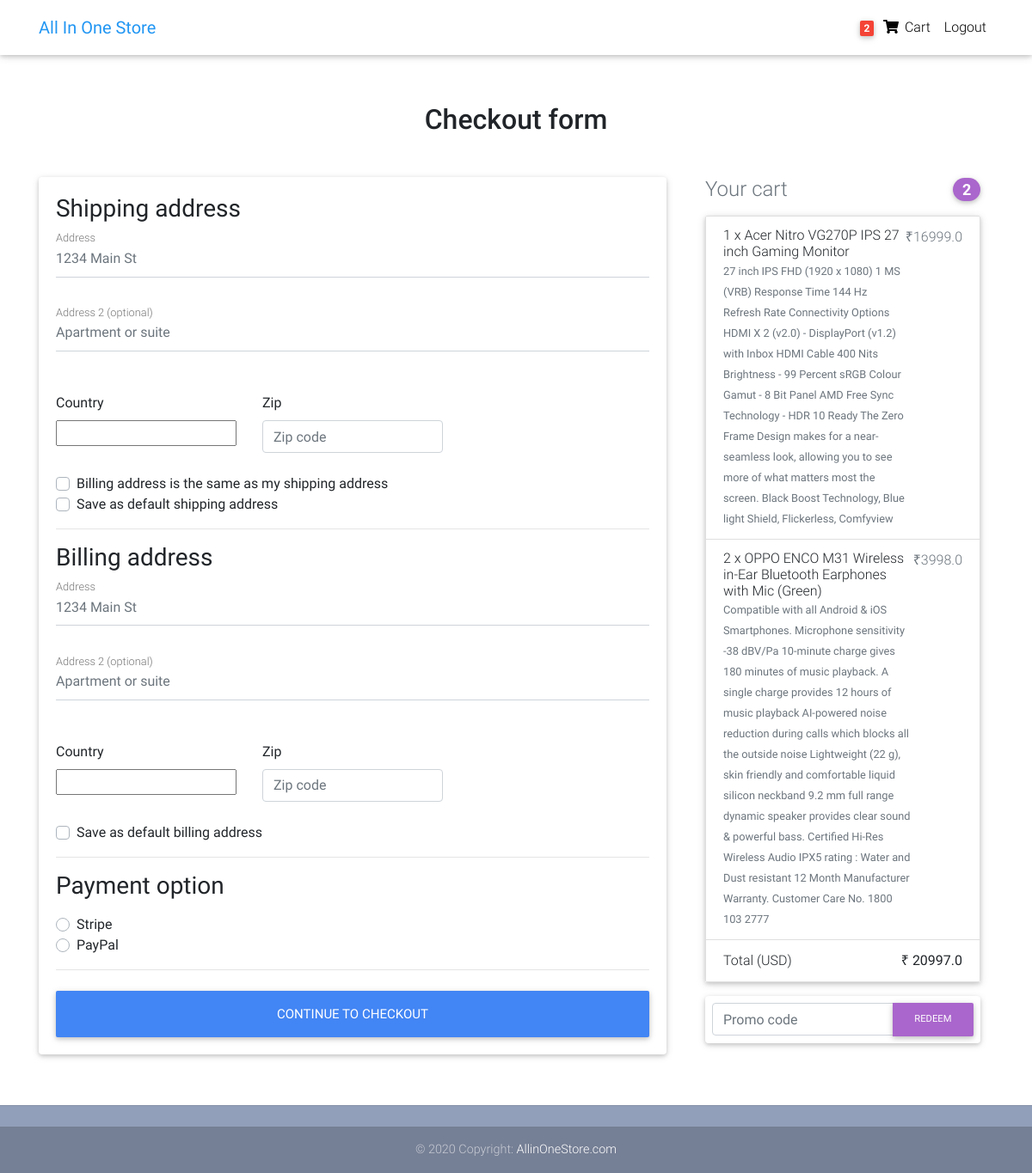
The page /checkout/ (signed in) on the database its author committed.
### core/models.py (models this page shows, shortened)
class Order(models.Model):
    user = models.ForeignKey(settings.AUTH_USER_MODEL,
                             on_delete=models.CASCADE)
    ref_code = models.CharField(max_length=20, blank=True, null=True)
    items = models.ManyToManyField(OrderItem)
    start_date = models.DateTimeField(auto_now_add=True)
    ordered_date = models.DateTimeField()
    ordered = models.BooleanField(default=False)
    shipping_address = models.ForeignKey(
        'Address', related_name='shipping_address', on_delete=models.SET_NULL, blank=True, null=True)
    billing_address = models.ForeignKey(
        'Address', related_name='billing_address', on_delete=models.SET_NULL, blank=True, null=True)
    payment = models.ForeignKey(
        'Payment', on_delete=models.SET_NULL, blank=True, null=True)
    coupon = models.ForeignKey(
        'Coupon', on_delete=models.SET_NULL, blank=True, null=True)
    being_delivered = models.BooleanField(default=False)
    received = models.BooleanField(default=False)
    refund_requested = models.BooleanField(default=False)
    refund_granted = models.BooleanField(default=False)
    '''
    1. Item added to cart
    2. Adding a billing address
    (Failed checkout)
    3. Payment
    (Preprocessing, processing, packaging etc.)
    4. Being delivered
    5. Received
    6. Refunds
    '''
    def get_total(self):
        total = 0
        for order_item in self.items.all():
            total += order_item.get_final_price()
        if self.coupon:
            total -= self.coupon.amount
        return total

class OrderItem(models.Model):
    user = models.ForeignKey(settings.AUTH_USER_MODEL,
                             on_delete=models.CASCADE)
    ordered = models.BooleanField(default=False)
    item = models.ForeignKey(Item, on_delete=models.CASCADE)
    quantity = models.IntegerField(default=1)
    def get_total_discount_item_price(self):
        return self.quantity * self.item.discount_price
    def get_final_price(self):
        if self.item.discount_price:
            return self.get_total_discount_item_price()
        return self.get_total_item_price()

class Item(models.Model):
    title = models.CharField(max_length=100)
    price = models.FloatField()
    discount_price = models.FloatField(blank=True, null=True)
    category = models.CharField(choices=CATEGORY_CHOICES, max_length=2)
    label = models.CharField(choices=LABEL_CHOICES, max_length=1)
    slug = models.SlugField()
    description = models.TextField()
    image = models.CharField(max_length=100)

### core/views.py (the view, shortened to what this page needs)
# urls.py: path('checkout/', CheckoutView.as_view(), name='checkout'),
class CheckoutView(View):
    def get(self, *args, **kwargs):
        try:
            order = Order.objects.get(user=self.request.user, ordered=False)
            form = CheckoutForm()
            context = {
                'form': form,
                'couponform': CouponForm(),
                'order': order,
                'DISPLAY_COUPON_FORM': True
            }
            shipping_address_qs = Address.objects.filter(
                user=self.request.user,
                address_type='S',
                default=True
            )
            if shipping_address_qs.exists():
                context.update(
                    {'default_shipping_address': shipping_address_qs[0]})
            billing_address_qs = Address.objects.filter(
                user=self.request.user,
                address_type='B',
                default=True
            )
            if billing_address_qs.exists():
                context.update(
                    {'default_billing_address': billing_address_qs[0]})
            return render(self.request, "checkout.html", context)
        except ObjectDoesNotExist:
            messages.info(self.request, "You do not have an active order")
            return redirect("core:checkout")

### core/forms.py
class CheckoutForm(forms.Form):
    shipping_address = forms.CharField(required=False)
    shipping_address2 = forms.CharField(required=False)
    shipping_country = CountryField(blank_label='(select country)').formfield(
        required=False,
        widget=CountrySelectWidget(attrs={
            'class': 'custom-select d-block w-100',
        }))
    shipping_zip = forms.CharField(required=False)
    billing_address = forms.CharField(required=False)
    billing_address2 = forms.CharField(required=False)
    billing_country = CountryField(blank_label='(select country)').formfield(
        required=False,
        widget=CountrySelectWidget(attrs={
            'class': 'custom-select d-block w-100',
        }))
    billing_zip = forms.CharField(required=False)
    same_billing_address = forms.BooleanField(required=False)
    set_default_shipping = forms.BooleanField(required=False)
    use_default_shipping = forms.BooleanField(required=False)
    set_default_billing = forms.BooleanField(required=False)
    use_default_billing = forms.BooleanField(required=False)
    payment_option = forms.ChoiceField(
        widget=forms.RadioSelect, choices=PAYMENT_CHOICES)

class CouponForm(forms.Form):
    code = forms.CharField(widget=forms.TextInput(attrs={
        'class': 'form-control',
        'placeholder': 'Promo code',
        'aria-label': 'Recipient\'s username',
        'aria-describedby': 'basic-addon2'
    }))

### core/templatetags/cart_template_tags.py (called while the page is built)
@register.filter
def cart_item_count(user):
    if user.is_authenticated:
        qs = Order.objects.filter(user=user, ordered=False)
        if qs.exists():
            return qs[0].items.count()
    return 0

### templates/checkout.html (shortened to what this page needs)
{% extends "base.html" %}
{% load crispy_forms_tags %}
{% block content %}
  <main >
    <div class="container wow fadeIn">
      <h2 class="my-5 h2 text-center">Checkout form</h2>
      <div class="row">
        <div class="col-md-8 mb-4">
          <div class="card">
            <form method="POST" class="card-body">
              <h3>Shipping address</h3>
              <div class='hideable_shipping_form'>
                <div class="md-form mb-5">
                  <input type='text' placeholder='1234 Main St' id='shipping_address' name='shipping_address' class='form-control' />
                  <label for="shipping_address" class="">Address</label>
                </div>
                <div class="md-form mb-5">
                  <input type='text' placeholder='Apartment or suite' id='shipping_address2' name='shipping_address2' class='form-control' />
                  <label for="shipping_address2" class="">Address 2 (optional)</label>
                </div>
                <div class="row">
                  <div class="col-lg-4 col-md-12 mb-4">
                    <label for="country">Country</label>
                    {{ form.shipping_country }}
                  </div>
                  <div class="col-lg-4 col-md-6 mb-4">
                    <label for="shipping_zip">Zip</label>
                    <input type='text' placeholder='Zip code' id='shipping_zip' name='shipping_zip' class='form-control' />
                  </div>
                </div>
                <div class="custom-control custom-checkbox">
                  <label class="custom-control-label" for="same_billing_address">Billing address is the same as my shipping address</label>
                </div>
                <div class="custom-control custom-checkbox">
                  <label class="custom-control-label" for="set_default_shipping">Save as default shipping address</label>
                </div>
              </div>
              <hr>
              <h3>Billing address</h3>
              <div class='hideable_billing_form'>
                <div class="md-form mb-5">
                  <input type='text' placeholder='1234 Main St' id='billing_address' name='billing_address' class='form-control' />
                  <label for="billing_address" class="">Address</label>
                </div>
                <div class="md-form mb-5">
                  <input type='text' placeholder='Apartment or suite' id='billing_address2' name='billing_address2' class='form-control' />
                  <label for="billing_address2" class="">Address 2 (optional)</label>
                </div>
                <div class="row">
                  <div class="col-lg-4 col-md-12 mb-4">
                    <label for="country">Country</label>
                    {{ form.billing_country }}
                  </div>
                  <div class="col-lg-4 col-md-6 mb-4">
                    <label for="billing_zip">Zip</label>
                    <input type='text' placeholder='Zip code' id='billing_zip' name='billing_zip' class='form-control' />
                  </div>
                </div>
                <div class="custom-control custom-checkbox">
                  <label class="custom-control-label" for="set_default_billing">Save as default billing address</label>
                </div>
              </div>
              <hr>
              <h3>Payment option</h3>
              <div class="d-block my-3">
                {% for value, name in form.fields.payment_option.choices %}
                <div class="custom-control custom-radio">
                  <label class="custom-control-label" for="{{ name }}">{{ name }}</label>
                </div>
                {% endfor %}
              </div>
              <hr class="mb-4">
              <button class="btn btn-primary btn-lg btn-block" type="submit">Continue to checkout</button>
            </form>
          </div>
        </div>
        <div class="col-md-4 mb-4">
          {% include "order_snippet.html" %}
        </div>
      </div>
    </div>
  </main>
{% endblock content %}

### templates/navbar.html (shortened to what this page needs)
{% load cart_template_tags %}
<nav class="navbar fixed-top navbar-expand-lg navbar-light white scrolling-navbar">
    <div class="container">
      <a class="navbar-brand waves-effect" href="/">
        <strong class="blue-text">All In One Store</strong>
      </a>
      <div class="collapse navbar-collapse" id="navbarSupportedContent">
        <ul class="navbar-nav nav-flex-icons">
          {% if request.user.is_authenticated %}
          <li class="nav-item">
            <a href="{% url 'core:order-summary' %}" class="nav-link waves-effect">
              <span class="badge red z-depth-1 mr-1"> {{ request.user|cart_item_count }} </span>
              <i class="fas fa-shopping-cart"></i>
              <span class="clearfix d-none d-sm-inline-block"> Cart </span>
            </a>
          </li>
          <li class="nav-item">
            <a class="nav-link waves-effect" href="{% url 'account_logout' %}">
              <span class="clearfix d-none d-sm-inline-block"> Logout </span>
            </a>
          </li>
          {% endif %}
        </ul>
      </div>
    </div>
  </nav>

### templates/order_snippet.html (shortened to what this page needs)
<div class="col-md-12 mb-4">
    <h4 class="d-flex justify-content-between align-items-center mb-3">
    <span class="text-muted">Your cart</span>
    <span class="badge badge-secondary badge-pill">{{ order.items.count }}</span>
    </h4>
    <ul class="list-group mb-3 z-depth-1">
    {% for order_item in order.items.all %}
    <li class="list-group-item d-flex justify-content-between lh-condensed">
        <div>
        <h6 class="my-0">{{ order_item.quantity }} x {{ order_item.item.title}}</h6>
        <small class="text-muted">{{ order_item.item.description}}</small>
        </div>
        <span class="text-muted">₹{{ order_item.get_final_price }}</span>
    </li>
    {% endfor %}
    <li class="list-group-item d-flex justify-content-between">
        <span>Total (USD)</span>
        <strong>₹ {{ order.get_total }}</strong>
    </li>
    </ul>
    {% if DISPLAY_COUPON_FORM %}
    <form class="card p-2" action="{% url 'core:add-coupon' %}" method="POST">
        <div class="input-group">
            {{ couponform.code }}
            <div class="input-group-append">
            <button class="btn btn-secondary btn-md waves-effect m-0" type="submit">Redeem</button>
            </div>
        </div>
    </form>
    {% endif %}
</div>

### templates/base.html (style rules this page uses)
html, body, header, .carousel { height: 60vh; }

### rows shown on the page
Order: items.count "2", get_total "20997.0"
OrderItem: quantity "1", item "Acer Nitro VG270P IPS 27 inch Gaming Monitor", item.description "27 inch IPS FHD (1920 x 1080) 1 MS (VRB) Response Time 144 Hz Refresh Rate Connectivity Options HDMI X 2 (v2.0) - DisplayPort (v1.2) with Inbox HDMI Cable 400 Nits Brightness - 99 Percent sRGB Colour Gamut - 8 Bit Panel AMD Free Sync Technology - HDR 10 Ready The Zero Frame Design makes for a near-seamless look, allowing you to see more of what matters most the screen. Black Boost Technology, Blue light Shield, Flickerless, Comfyview", get_final_price "16999.0"
OrderItem: quantity "2", item "OPPO ENCO M31 Wireless in-Ear Bluetooth Earphones with Mic (Green)", item.description "Compatible with all Android & iOS Smartphones. Microphone sensitivity -38 dBV/Pa 10-minute charge gives 180 minutes of music playback. A single charge provides 12 hours of music playback AI-powered noise reduction during calls which blocks all the outside noise Lightweight (22 g), skin friendly and comfortable liquid silicon neckband 9.2 mm full range dynamic speaker provides clear sound & powerful bass. Certified Hi-Res Wireless Audio IPX5 rating : Water and Dust resistant 12 Month Manufacturer Warranty. Customer Care No. 1800 103 2777", get_final_price "3998.0"

### other values the page prints
{{ request.user|cart_item_count }} "2"
{{ name }} "Stripe" "PayPal"
